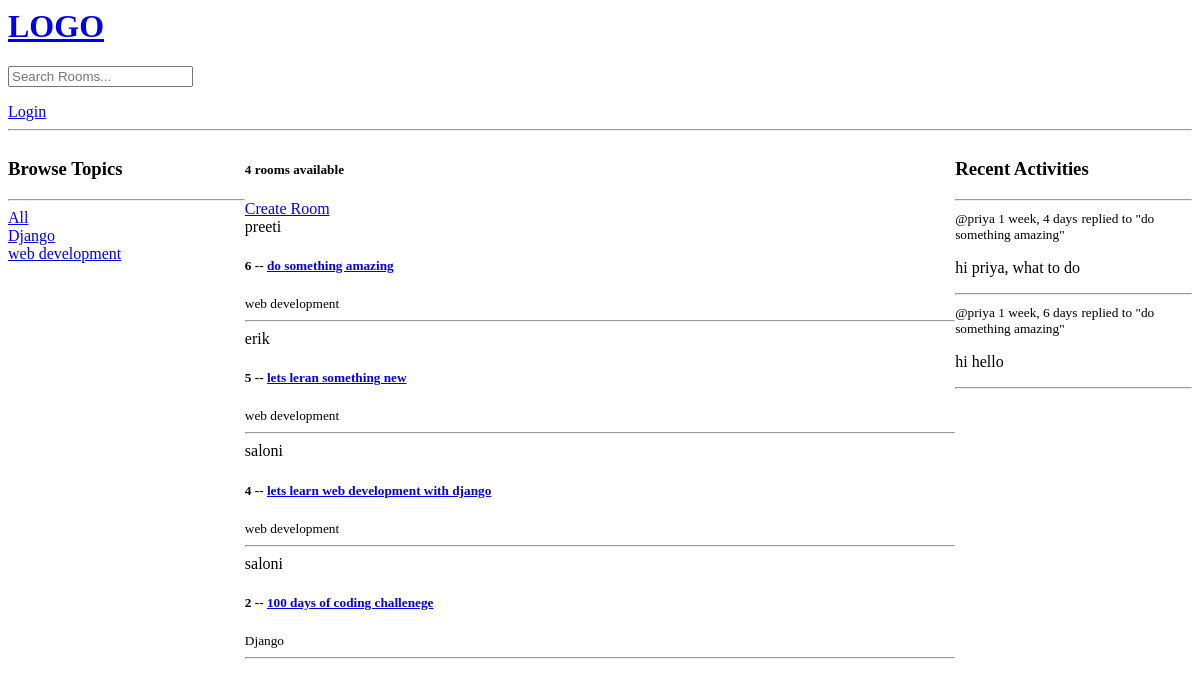
Before: / with the older database file.
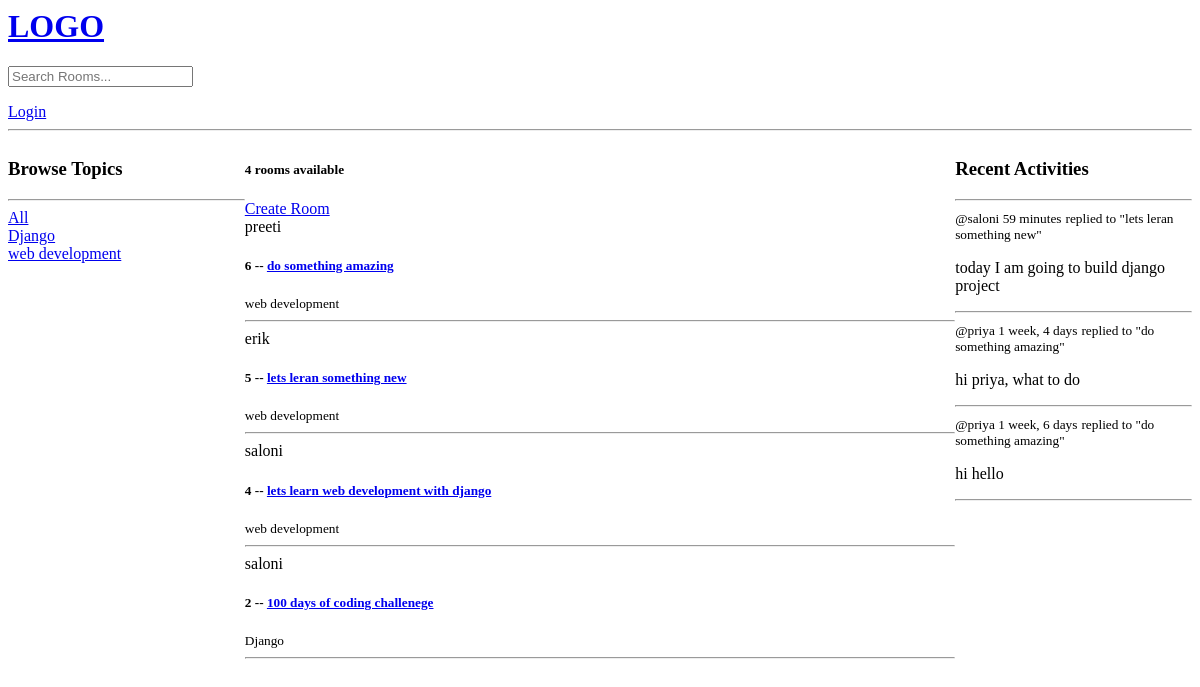
After: the same page with the newer database file.
### base/models.py (models this page shows, shortened)
class Topic(models.Model):
    name = models.CharField(max_length=200)

class Room(models.Model):
    host = models.ForeignKey(User, on_delete=models.SET_NULL, null=True, related_name='hosted_rooms')
    topic = models.ForeignKey(Topic, on_delete=models.SET_NULL, null=True)
    name = models.CharField(max_length=200)
    description = models.TextField(null=True, blank=True)
    participants = models.ManyToManyField(User, blank=True, related_name='participating_rooms')
    updated = models.DateTimeField(auto_now=True)
    created = models.DateTimeField(auto_now_add=True)
    class Meta:
        ordering = ['-updated', '-created']
    def __str__(self):
        return self.name

class Message(models.Model):
    user = models.ForeignKey(User, on_delete=models.CASCADE)
    room = models.ForeignKey(Room, on_delete=models.CASCADE)
    body = models.TextField()
    updated = models.DateTimeField(auto_now=True)
    created = models.DateTimeField(auto_now_add=True)

### base/views.py (the view)
# urls.py: path('', views.home, name="home"),
def home(request):
    q = request.GET.get('q') if request.GET.get('q') is not None else ''
    rooms = Room.objects.filter(
        Q(topic__name__icontains=q) |
        Q(name__icontains=q) |
        Q(description__icontains=q)  # Correct syntax here
    )
    topics = Topic.objects.all()
    room_count = rooms.count()
    room_messages = Message.objects.filter(room__in=rooms).order_by('-created')[:5]  # Limit to 5 most recent messages
    context = {'rooms': rooms, 'topics': topics, 'room_count': room_count, 'room_messages': room_messages}
    return render(request, 'base/home.html', context)

### base/templates/base/home.html (shortened to what this page needs)
{% extends 'main.html' %}
{% block content %}
<div class="home_container">
    <div>
        <h3>Browse Topics</h3>
        <hr>
        <div>
            <a href="{% url 'home' %}">All</a>
        </div>
        {% for topic in topics %}
            <div>
                <a href="{% url 'home' %}?q={{ topic.name }}">{{ topic.name }}</a>
            </div>
        {% endfor %}
    </div>
    <div>
        <h5>{{ room_count }} rooms available</h5>
        <a href="{% url 'create-room' %}">Create Room</a>
        <div>
        {% for room in rooms %}
            <div>
                <span>{{ room.host.username }}</span>
                <h5>
                    {{ room.id }} -- <a href="{% url 'room' room.id %}">{{ room.name }}</a>
                </h5>
                <small>{{ room.topic.name }}</small>
                <hr>
            </div>
        {% endfor %}
        </div>
    </div>
    <div>
        <h3>Recent Activities</h3>
        <hr>
        {% for message in room_messages %}
        <div>
            <small>@{{ message.user }} {{ message.created|timesince }}</small>
            <small>replied to "{{ message.room }}"</small>
            <p>{{ message.body }}</p>
            <hr>
        </div>
        {% endfor %}
    </div>
</div>
{% endblock content %}

### templates/main.html (shortened to what this page needs)
<html>
    <head>
    </head>
    <body>
        {% include 'navbar.html' %}
        {% block content%}
        {% endblock %}
    </body>
    </html>

### templates/navbar.html
<a href="/">
    <h1>LOGO</h1>
</a>
<form method = "GET" action = "{%url 'home' %}">
    <input type = "text" name = "q"  placeholder="Search Rooms..."/>
</form>
{% if request.user.is_authenticated %}
<p> Hello {{request.user}}</p>
<a href="{%url 'logout'%}">Logout</a>
{% else %}
<a href="{%url 'login'%}">Login</a>
{% endif %}
<hr>

### base/templates/base/home.html (style rules this page uses)
.home_container { display:grid; grid-template-columns:1fr 3fr 1fr; }

Changed rows visible on the page:
added Message: user "saloni", created "59 minutes", room "lets leran something new", body "today I am going to build django project"
